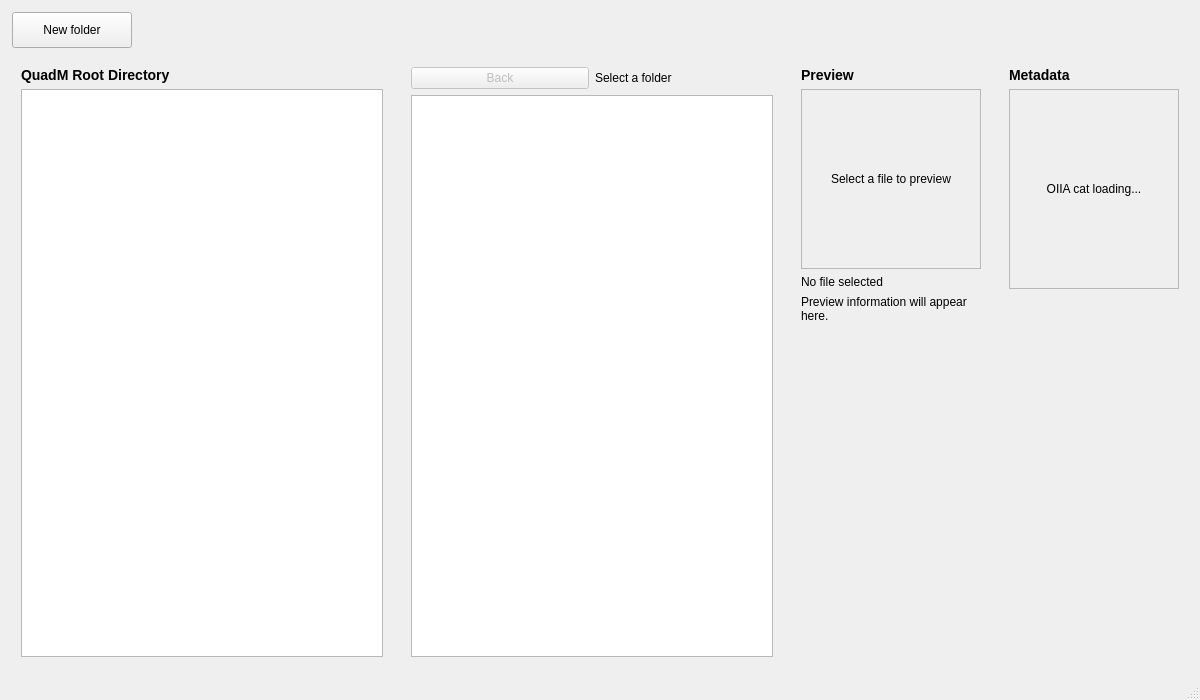
<?xml version="1.0" encoding="UTF-8"?>

<!-- Design and styling implementation for QuadM-->
<ui version="4.0">

<!-- MAIN WINDOW-->
 <class>MainWindow</class>
 <widget class="QMainWindow" name="MainWindow">
  <property name="geometry">
   <rect>
    <x>0</x>
    <y>0</y>
    <width>1200</width>
    <height>700</height>
   </rect>
  </property>

  <!-- Title-->
  <property name="windowTitle">
   <string>QuadM Media Metadata Viewer</string>
  </property>

  <!-- Content area. Basically the canvas itself-->
  <widget class="QWidget" name="centralwidget">

   <!-- Vertical layouting--> 
   <!-- Splits the canvas into two rows. the top one for needed buttons and stuff, the bottom to display files/folders/path/metadata and stuff-->
   <layout class="QVBoxLayout" name="mainVerticalLayout">
    <property name="spacing">
     <number>10</number>
    </property>
    <property name="leftMargin">
     <number>12</number>
    </property>
    <property name="topMargin">
     <number>12</number>
    </property>
    <property name="rightMargin">
     <number>12</number>
    </property>
    <property name="bottomMargin">
     <number>12</number>
    </property>
    <!-- Top row, this is gonna be significantly narrower than the bottom row-->
    <item>
     <widget class="QWidget" name="toolbarWidget" native="true">
      <layout class="QHBoxLayout" name="toolbarLayout">
       <property name="leftMargin">
        <number>0</number>
       </property>
       <property name="topMargin">
        <number>0</number>
       </property>
       <property name="rightMargin">
        <number>0</number>
       </property>
       <property name="bottomMargin">
        <number>0</number>
       </property>
       <item>
       <!-- Add new folder button-->
        <widget class="QPushButton" name="newButton">
         <property name="minimumSize">
          <size>
           <width>120</width>
           <height>36</height>
          </size>
         </property>
         <property name="text">
          <string>New folder</string>
         </property>
        </widget>
       </item>
       <item>
        <widget class="QLabel" name="rootPathLabel">
         <property name="text">
          <string>No folder selected</string>
         </property>
         <property name="textInteractionFlags">
          <set>Qt::TextSelectableByMouse</set>
         </property>
        </widget>
        <!--New file button-->
        <!-- This is what the user clicks to browse their files to add a new file-->
        <widget class="QPushButton" name="addButton">
         <property name="minimumSize">
          <size>
           <width>120</width>
           <height>36</height>
          </size>
         </property>
         <property name="text">
          <string>Add</string>
         </property>
        </widget>
       </item>
       <item>
        <spacer name="toolbarSpacer">
         <property name="orientation">
          <enum>Qt::Horizontal</enum>
         </property>
         <property name="sizeHint" stdset="0">
          <size>
           <width>40</width>
           <height>20</height>
          </size>
         </property>
        </spacer>
       </item>
       <!-- <item>
       AI suggestion, commented out as didn't see immediate purpose
         <widget class="QPushButton" name="refreshButton">
         <property name="minimumSize">
          <size>
           <width>90</width>
           <height>36</height>
          </size>
         </property>
         <property name="text">
          <string>Rescan</string>
         </property>
        </widget>
       </item> -->
      </layout>
      
     </widget>
    </item>
    <!-- END OF THE TOP HALF-->

    <!-- The main file viewer and metadata viewer (Huge inspo from Em's and Yannick's images)-->
    <!--Has four columns, the leftmost and right most are static (as in they would never be hidden).--> 
    <!-- The middle two are dynamic-->
    <item>
     <widget class="QWidget" name="contentWidget" native="true">
      <layout class="QHBoxLayout" name="contentLayout">
       <property name="spacing">
        <number>10</number>
       </property>
       <property name="leftMargin">
        <number>0</number>
       </property>
       <property name="topMargin">
        <number>0</number>
       </property>
       <property name="rightMargin">
        <number>0</number>
       </property>
       <property name="bottomMargin">
        <number>0</number>
       </property>
       <item>

        <!--The left most widget. This where people see the files/ folders listed-->
        <widget class="QWidget" name="rootPanel" native="true">
         <property name="minimumSize">
          <size>
           <width>180</width>
           <height>0</height>
          </size>
         </property>
         <layout class="QVBoxLayout" name="rootPanelLayout">
          <item>
           <widget class="QLabel" name="rootHeadingLabel">
            <property name="text">
             <string>QuadM Root Directory</string>
            </property>
            <property name="styleSheet">
             <string notr="true">font-weight: bold; font-size: 14px;</string>
            </property>
           </widget>
          </item>
          <!--File listing for root-->
          <item>
           <widget class="QListWidget" name="rootListWidget">
            <property name="viewMode">
             <enum>QListView::ListMode</enum>
            </property>
            <property name="iconSize">
             <size>
              <width>32</width>
              <height>32</height>
             </size>
            </property>
            <property name="uniformItemSizes">
             <bool>true</bool>
            </property>
            <property name="selectionMode">
             <enum>QAbstractItemView::SingleSelection</enum>
            </property>
           </widget>
          </item>
         </layout>
        </widget>
       </item>
       <!--Second panel. Generally hidden, becomes visible when a folder from root is opened to display contents-->
       <!--This panel will be reused to open folders inside folders-->
       <item>
        <widget class="QWidget" name="contentsPanel" native="true">
         <layout class="QVBoxLayout" name="contentsPanelLayout">
          <item>
           <layout class="QHBoxLayout" name="contentsHeaderLayout">
            <item>
             <widget class="QPushButton" name="backButton">
              <property name="text">
               <string>Back</string>
              </property>
              <property name="enabled">
               <bool>false</bool>
              </property>
             </widget>
            </item>
            <item>
             <widget class="QLabel" name="currentPathLabel">
              <property name="text">
               <string>Select a folder</string>
              </property>
              <property name="wordWrap">
               <bool>true</bool>
              </property>
             </widget>
            </item>
           </layout>
          </item>
          <!-- Dynamic file loading, reused-->
          <item>
           <widget class="QListWidget" name="contentsListWidget">
            <property name="viewMode">
             <enum>QListView::ListMode</enum>
            </property>
            <property name="iconSize">
             <size>
              <width>32</width>
              <height>32</height>
             </size>
            </property>
            <property name="uniformItemSizes">
             <bool>true</bool>
            </property>
            <property name="selectionMode">
             <enum>QAbstractItemView::SingleSelection</enum>
            </property>
           </widget>
          </item>
         </layout>
        </widget>
       </item>
       <!-- Preview panel-->
       <item>
        <widget class="QWidget" name="previewPanel" native="true">
         <property name="minimumSize">
          <size>
           <width>180</width>
           <height>0</height>
          </size>
         </property>
         <layout class="QVBoxLayout" name="previewPanelLayout">
          <item>
           <widget class="QLabel" name="previewHeadingLabel">
            <property name="text">
             <string>Preview</string>
            </property>
            <property name="styleSheet">
             <string notr="true">font-weight: bold; font-size: 14px;</string>
            </property>
           </widget>
          </item>
          <item>
           <widget class="QLabel" name="previewContentLabel">
            <property name="minimumSize">
             <size>
              <width>180</width>
              <height>180</height>
             </size>
            </property>
            <property name="alignment">
             <set>Qt::AlignCenter</set>
            </property>
            <property name="wordWrap">
             <bool>true</bool>
            </property>
            <property name="text">
             <string>Select a file to preview</string>
            </property>
            <property name="frameShape">
             <enum>QFrame::StyledPanel</enum>
            </property>
          </widget>
          </item>
          <item>
           <widget class="QLabel" name="previewNameLabel">
            <property name="text">
             <string>No file selected</string>
            </property>
            <property name="wordWrap">
             <bool>true</bool>
            </property>
           </widget>
          </item>
          <item>
           <widget class="QLabel" name="previewDetailsLabel">
            <property name="text">
             <string>Preview information will appear here.</string>
            </property>
            <property name="wordWrap">
             <bool>true</bool>
            </property>
           </widget>
          </item>
          <item>
           <spacer name="previewBottomSpacer">
            <property name="orientation">
             <enum>Qt::Vertical</enum>
            </property>
            <property name="sizeHint" stdset="0">
             <size>
              <width>20</width>
              <height>40</height>
             </size>
            </property>
           </spacer>
          </item>
         </layout>
        </widget>
       </item>
       <!-- MetaData panel-->
       <item>
        <widget class="QWidget" name="metadataPanel" native="true">
         <property name="minimumSize">
          <size>
           <width>150</width>
           <height>0</height>
          </size>
         </property>
         <layout class="QVBoxLayout" name="metadataPanelLayout">
          <item>
           <widget class="QLabel" name="metadataHeadingLabel">
            <property name="text">
             <string>Metadata</string>
            </property>
            <property name="styleSheet">
             <string notr="true">font-weight: bold; font-size: 14px;</string>
            </property>
           </widget>
          </item>
          <item>
           <widget class="QFrame" name="metadataFrame">
            <property name="frameShape">
              <enum>QFrame::StyledPanel</enum>
            </property>
            <property name="frameShadow">
              <enum>QFrame::Plain</enum>
            </property>
            <layout class="QVBoxLayout" name="metadataLayout">
              <item>
              <widget class="QLabel" name="metadataPlaceholderLabel">
                <property name="minimumSize">
                <size>
                  <width>150</width>
                  <height>180</height>
                </size>
                </property>
                <property name="alignment">
                <set>Qt::AlignCenter</set>
                </property>
                <property name="text">
                <string>OIIA cat loading...</string>
                </property>
              </widget>
              </item>
            </layout>
          </widget>
             
              
          </item>
          <item>
           <spacer name="metadataBottomSpacer">
            <property name="orientation">
             <enum>Qt::Vertical</enum>
            </property>
            <property name="sizeHint" stdset="0">
             <size>
              <width>20</width>
              <height>40</height>
             </size>
            </property>
           </spacer>
          </item>
         </layout>
        </widget>
       </item>
      </layout>
     </widget>
    </item>
   </layout>
  </widget>
  <widget class="QMenuBar" name="menubar">
   <property name="geometry">
    <rect>
     <x>0</x>
     <y>0</y>
     <width>1200</width>
     <height>24</height>
    </rect>
   </property>
  </widget>
  <widget class="QStatusBar" name="statusbar"/>
 </widget>
 <resources/>
 <connections/>
</ui>
